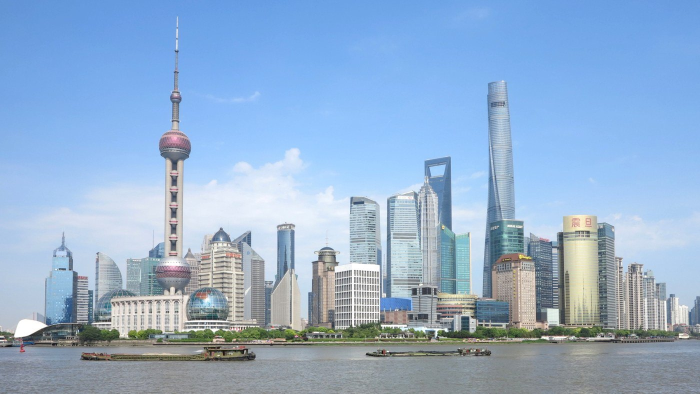
#> input picture assets/photos/news/china-1.jpg, 1400 x 788 px (shown at 1/2 size)
$ python -i safezone.py   (imports and definitions only)
#> lines starting #> are read from the running program, lines starting #| are printed output that depends on the picture
#> further down, picture is the input picture: PIL image 1400x788 RGB; mean R, G, B 147.3, 175.4, 206.5
"""Vùng giao diện Facebook Reels che lên video 1080×1920 (đo theo app điện thoại):
- thanh trên: chữ "Reels" + nút camera
- cột phải: Like / Comment / Share / ⋯ (+ ảnh nhạc)
- đáy: ảnh đại diện + tên Page + nút Theo dõi, 1-2 dòng caption + "Xem thêm", dòng nhạc
Nội dung quan trọng (chữ, nhãn giá, biểu đồ, logo) phải nằm NGOÀI các vùng này. Dùng cho bộ dựng + bộ kiểm tra (qa).
"""
from PIL import Image, ImageDraw

W, H = 1080, 1920
TOP = (0, 0, W, 150)
RIGHT = (930, 1000, W, 1640)
BOTTOM = (0, 1560, W, H)
ZONES = [TOP, RIGHT, BOTTOM]

# vùng an toàn cho nội dung chính
SAFE_TOP, SAFE_BOTTOM, SAFE_RIGHT_LOW = 160, 1545, 915     # dưới y=1000 nội dung không vượt quá x=915


def mock(img: Image.Image, alpha: int = 150) -> Image.Image:
    """Phủ mô phỏng giao diện Reels (xám mờ + biểu tượng) để xem/AI kiểm tra phần nào bị che."""
#> called with alpha = 150
    out = img.convert("RGBA").resize((W, H)) if img.size != (W, H) else img.convert("RGBA")
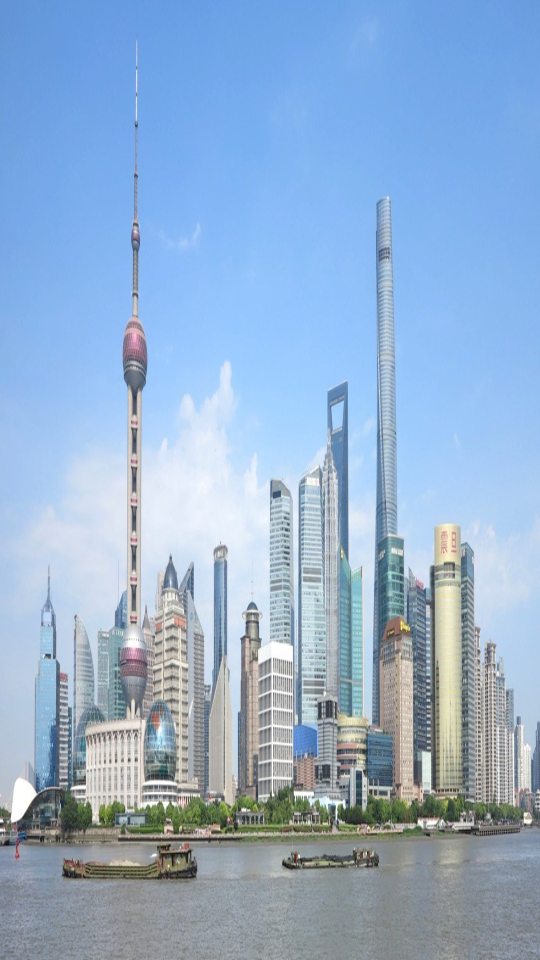
#> out: PIL image 1080x1920 RGBA (shown at 1/2 size); mean R, G, B, A 147.3, 175.3, 206.4, 255
    lay = Image.new("RGBA", (W, H), (0, 0, 0, 0))
#> lay: PIL image 1080x1920 RGBA; every value is 0
    d = ImageDraw.Draw(lay)
    for z in ZONES:
        d.rectangle(z, fill=(120, 120, 120, alpha))
    for k, y in enumerate((1090, 1230, 1370, 1500)):          # nút like/comment/share/⋯
        d.ellipse([975, y, 1045, y + 70], fill=(255, 255, 255, 230))
    d.ellipse([30, 1590, 110, 1670], fill=(255, 255, 255, 230))   # ảnh đại diện Page
    d.rectangle([130, 1610, 520, 1650], fill=(255, 255, 255, 230))  # tên Page
    d.rectangle([30, 1700, 900, 1735], fill=(255, 255, 255, 200))   # caption
    d.rectangle([30, 1750, 600, 1785], fill=(255, 255, 255, 200))
    out.alpha_composite(lay)
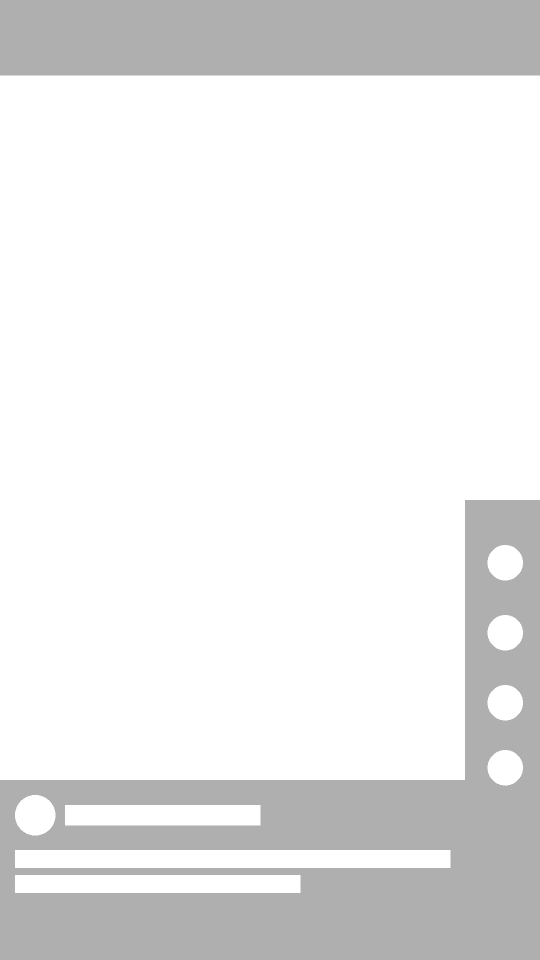
#> lay: PIL image 1080x1920 RGBA (shown at 1/2 size); mean R, G, B, A 42.6, 42.6, 42.6, 48.7; transparent parts drawn white
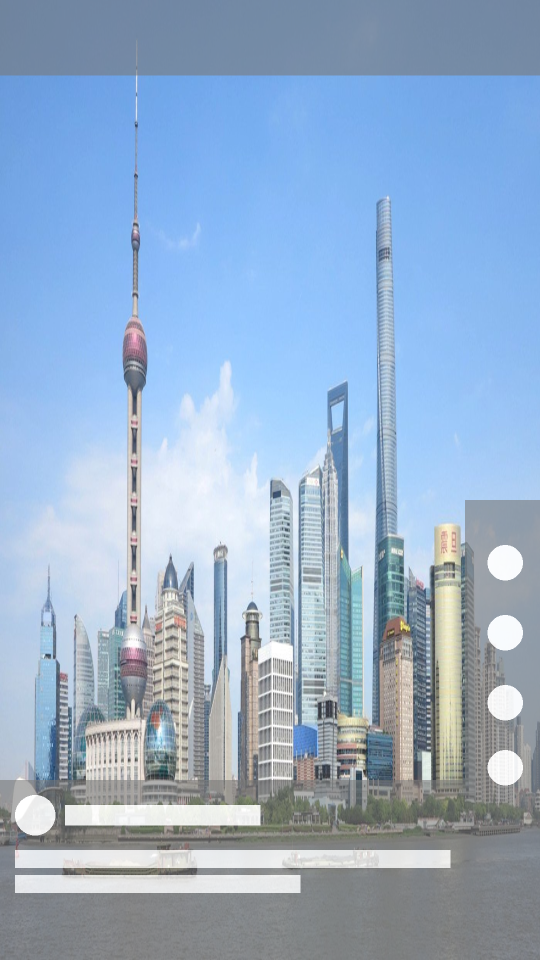
#> out: PIL image 1080x1920 RGBA (shown at 1/2 size); mean R, G, B, A 149.6, 174.1, 201.9, 255
    return out

>>> from PIL import Image
>>> picture = Image.open('../../assets/photos/news/china-1.jpg')
>>> result = mock(picture)

$ run again, on assets/photos/news/china-2.jpg
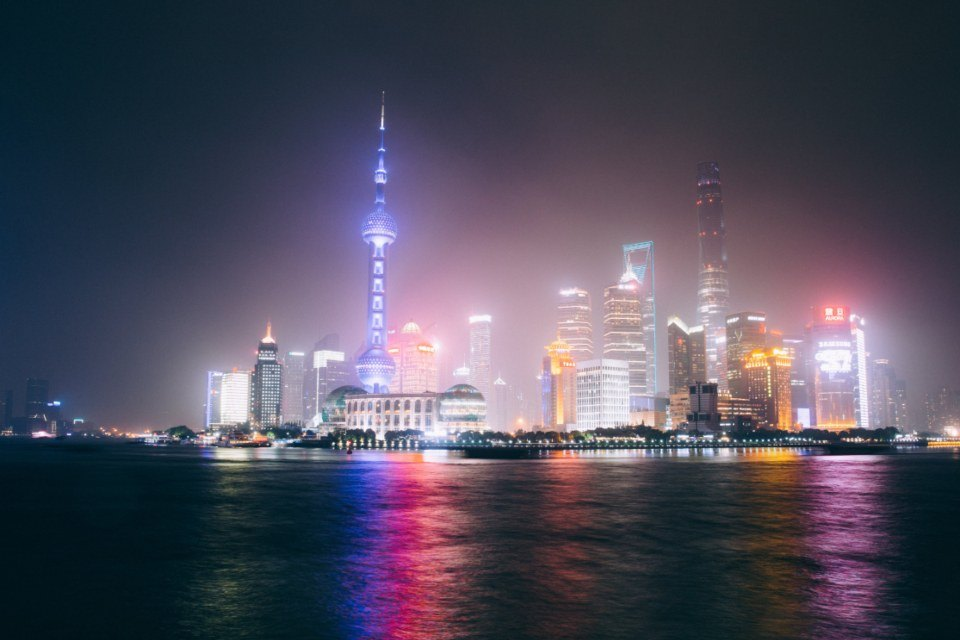
#> input picture assets/photos/news/china-2.jpg, 960 x 640 px
#> picture is the input picture: PIL image 960x640 RGB; mean R, G, B 78.8, 75, 90.3
#> in mock, `out = img.convert("RGBA").resize((W, H)) if img.size != (W, H) else im..`:
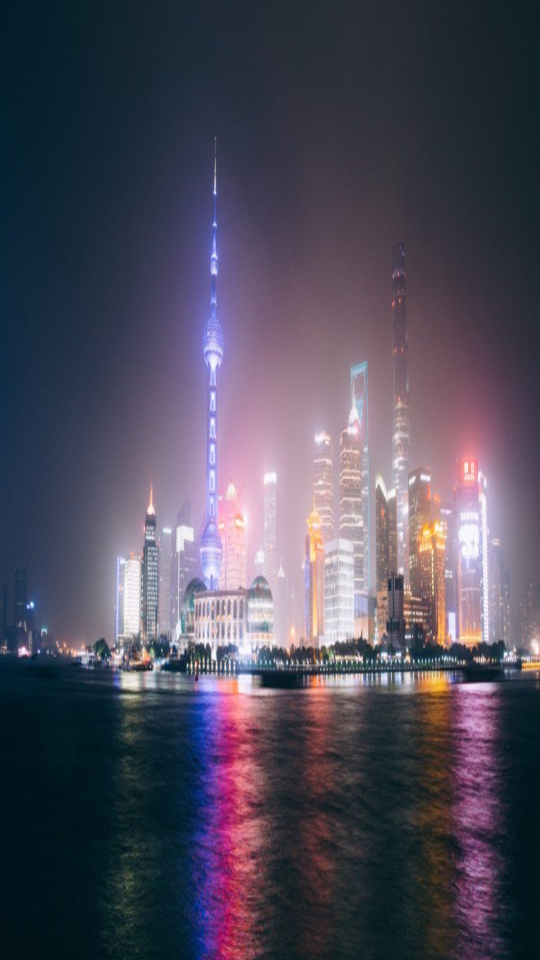
#> out: PIL image 1080x1920 RGBA (shown at 1/2 size); mean R, G, B, A 78.8, 75, 90.3, 255
#> in mock, `out.alpha_composite(lay)`:
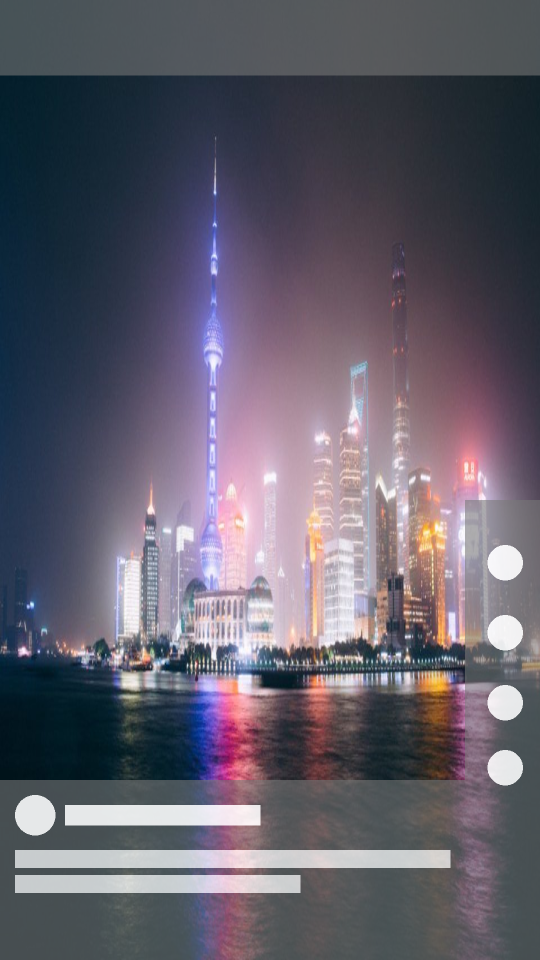
#> out: PIL image 1080x1920 RGBA (shown at 1/2 size); mean R, G, B, A 97.7, 93.7, 106.5, 255

$ run again, on assets/photos/news/china-3.jpg
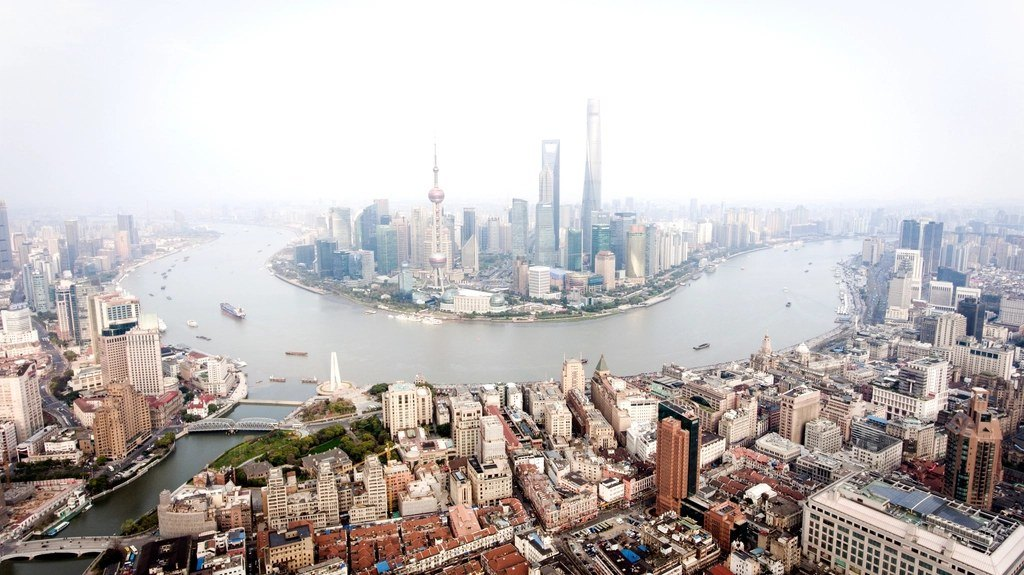
#> input picture assets/photos/news/china-3.jpg, 1024 x 575 px
#> picture is the input picture: PIL image 1024x575 RGB; mean R, G, B 195.3, 189.1, 187.8
#> in mock, `out = img.convert("RGBA").resize((W, H)) if img.size != (W, H) else im..`:
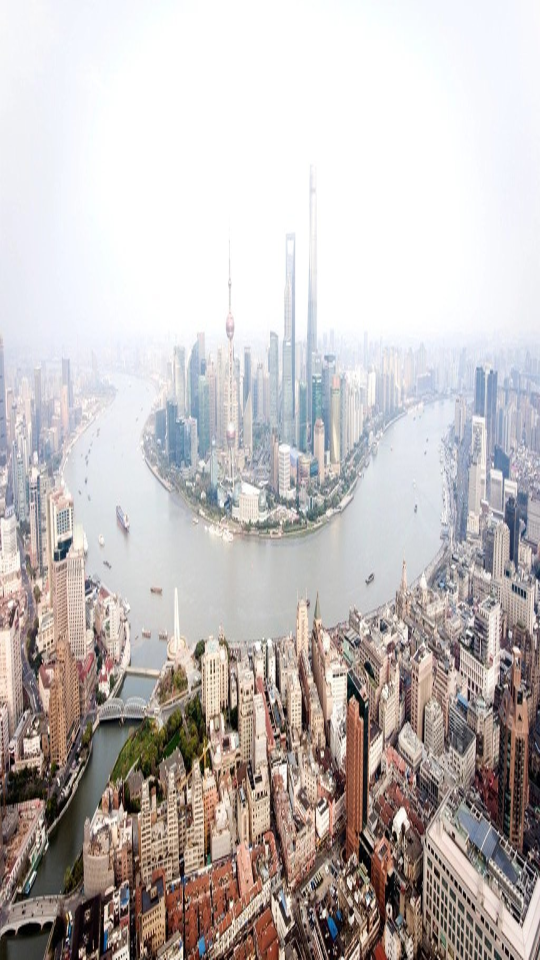
#> out: PIL image 1080x1920 RGBA (shown at 1/2 size); mean R, G, B, A 195.3, 189.1, 187.8, 255
#> in mock, `out.alpha_composite(lay)`:
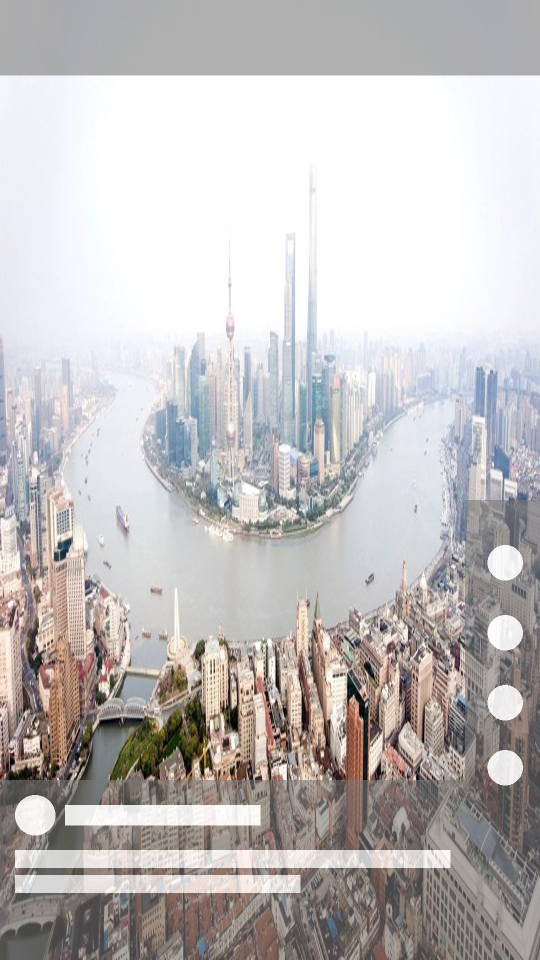
#> out: PIL image 1080x1920 RGBA (shown at 1/2 size); mean R, G, B, A 192.7, 189.3, 189, 255

$ run again, on assets/photos/news/china-4.jpg
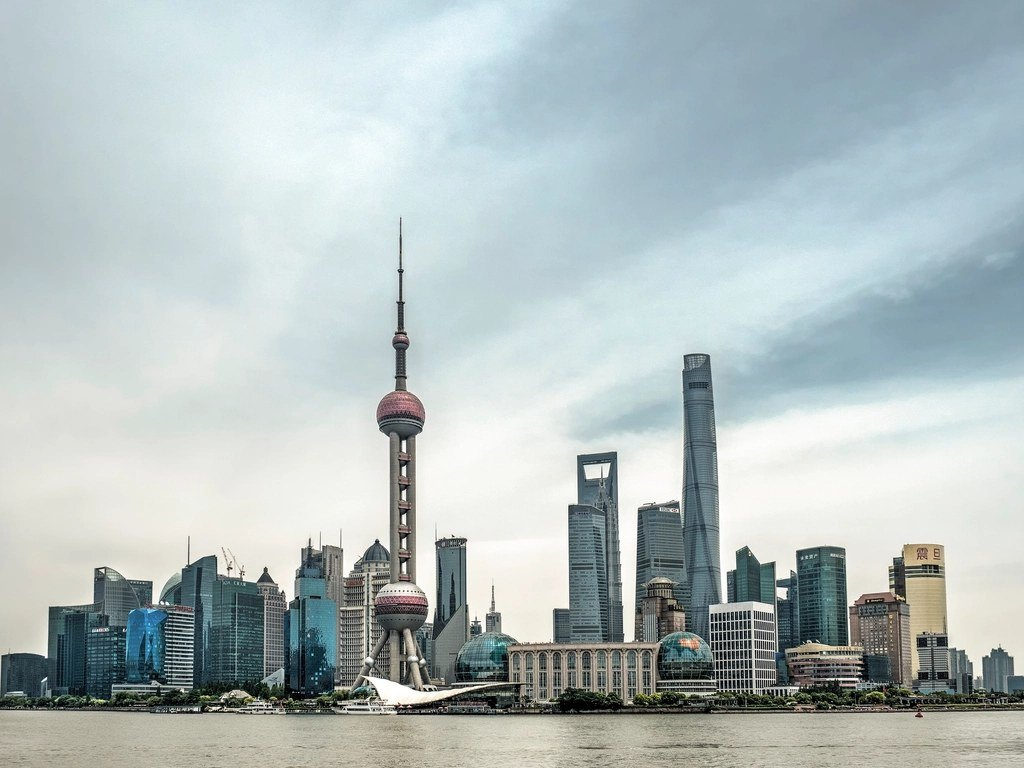
#> input picture assets/photos/news/china-4.jpg, 1024 x 768 px
#> picture is the input picture: PIL image 1024x768 RGB; mean R, G, B 178.6, 190.5, 191.1
#> in mock, `out = img.convert("RGBA").resize((W, H)) if img.size != (W, H) else im..`:
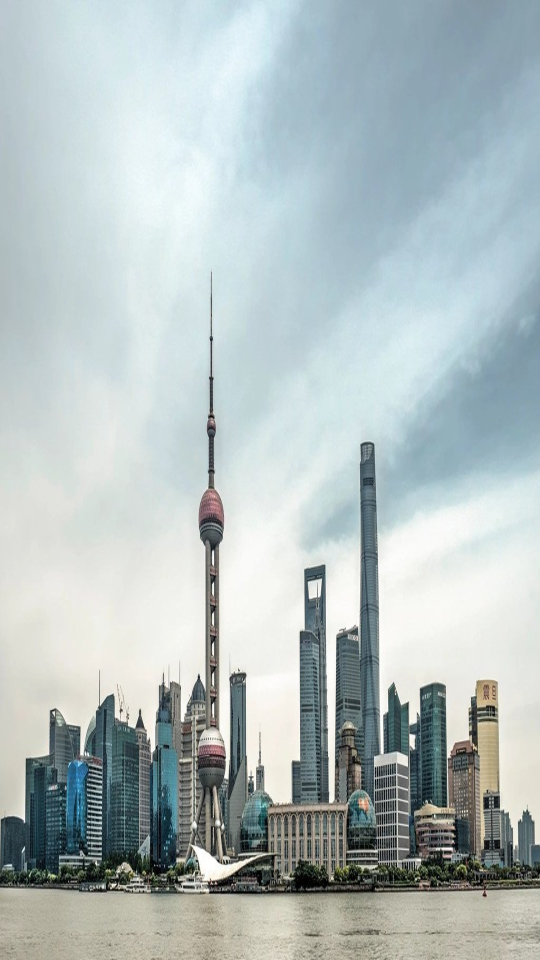
#> out: PIL image 1080x1920 RGBA (shown at 1/2 size); mean R, G, B, A 178.6, 190.5, 191.1, 255
#> in mock, `out.alpha_composite(lay)`:
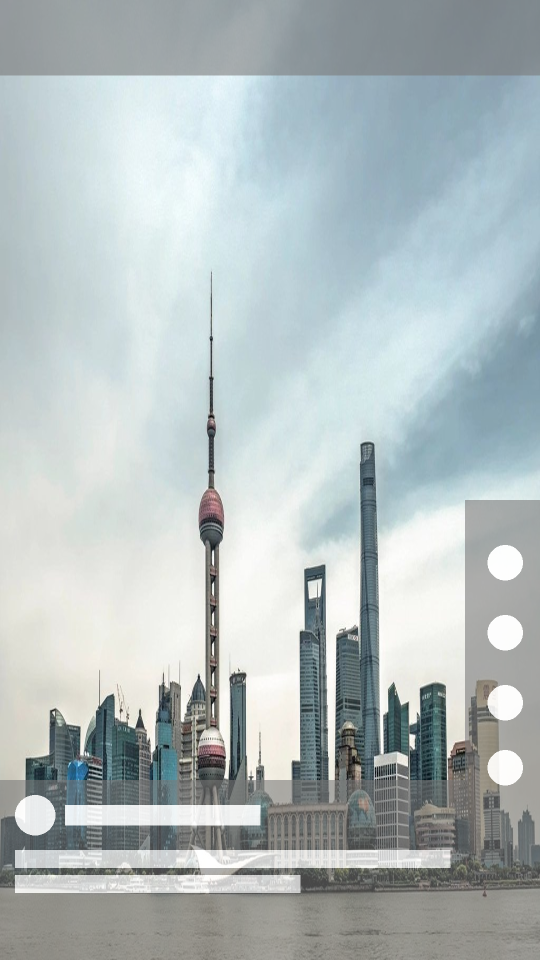
#> out: PIL image 1080x1920 RGBA (shown at 1/2 size); mean R, G, B, A 177.8, 188.1, 189.4, 255
